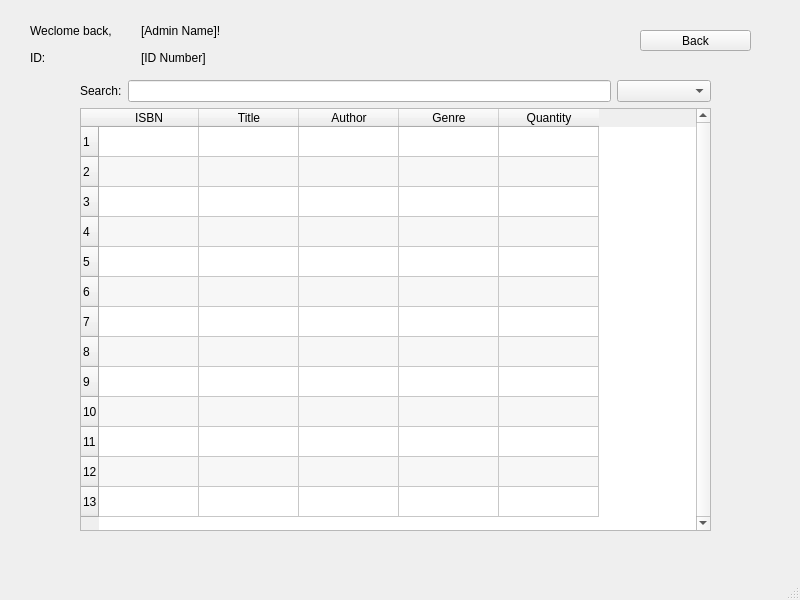
<?xml version="1.0" encoding="UTF-8"?>
<ui version="4.0">
 <class>BookSearch</class>
 <widget class="QMainWindow" name="BookSearch">
  <property name="geometry">
   <rect>
    <x>0</x>
    <y>0</y>
    <width>800</width>
    <height>600</height>
   </rect>
  </property>
  <property name="windowTitle">
   <string>MainWindow</string>
  </property>
  <widget class="QWidget" name="centralwidget">
   <widget class="QPushButton" name="pushButton_back">
    <property name="geometry">
     <rect>
      <x>640</x>
      <y>30</y>
      <width>111</width>
      <height>21</height>
     </rect>
    </property>
    <property name="text">
     <string>Back</string>
    </property>
   </widget>
   <widget class="QWidget" name="layoutWidget">
    <property name="geometry">
     <rect>
      <x>30</x>
      <y>20</y>
      <width>215</width>
      <height>48</height>
     </rect>
    </property>
    <layout class="QVBoxLayout" name="verticalLayout">
     <item>
      <layout class="QVBoxLayout" name="layoutWelcome">
       <item>
        <layout class="QHBoxLayout" name="horizontalLayout">
         <item>
          <widget class="QLabel" name="label_welcome">
           <property name="text">
            <string>Weclome back,</string>
           </property>
          </widget>
         </item>
         <item>
          <widget class="QLabel" name="label_name">
           <property name="text">
            <string>[Admin Name]!</string>
           </property>
          </widget>
         </item>
        </layout>
       </item>
      </layout>
     </item>
     <item>
      <layout class="QHBoxLayout" name="layoutID">
       <item>
        <widget class="QLabel" name="label_id">
         <property name="enabled">
          <bool>true</bool>
         </property>
         <property name="text">
          <string>ID: </string>
         </property>
        </widget>
       </item>
       <item>
        <widget class="QLabel" name="label_idnum">
         <property name="text">
          <string>[ID Number]</string>
         </property>
        </widget>
       </item>
      </layout>
     </item>
    </layout>
   </widget>
   <widget class="QWidget" name="">
    <property name="geometry">
     <rect>
      <x>80</x>
      <y>80</y>
      <width>631</width>
      <height>451</height>
     </rect>
    </property>
    <layout class="QVBoxLayout" name="verticalLayout_2">
     <item>
      <layout class="QHBoxLayout" name="horizontalLayout_3">
       <item>
        <layout class="QHBoxLayout" name="horizontalLayout_2">
         <item>
          <widget class="QLabel" name="label">
           <property name="text">
            <string>Search:</string>
           </property>
          </widget>
         </item>
         <item>
          <widget class="QLineEdit" name="lineEdit_searchBar"/>
         </item>
        </layout>
       </item>
       <item>
        <widget class="QComboBox" name="comboBox_sort">
         <property name="sizeAdjustPolicy">
          <enum>QComboBox::AdjustToContents</enum>
         </property>
         <property name="placeholderText">
          <string>Sort</string>
         </property>
         <item>
          <property name="text">
           <string>Title A - Z</string>
          </property>
         </item>
         <item>
          <property name="text">
           <string>Title Z - A</string>
          </property>
         </item>
         <item>
          <property name="text">
           <string>Author A - Z</string>
          </property>
         </item>
         <item>
          <property name="text">
           <string>Author Z - A</string>
          </property>
         </item>
         <item>
          <property name="text">
           <string>Genre</string>
          </property>
         </item>
        </widget>
       </item>
      </layout>
     </item>
     <item>
      <widget class="QTableWidget" name="tableWidget">
       <property name="sizePolicy">
        <sizepolicy hsizetype="MinimumExpanding" vsizetype="MinimumExpanding">
         <horstretch>0</horstretch>
         <verstretch>0</verstretch>
        </sizepolicy>
       </property>
       <property name="lineWidth">
        <number>1</number>
       </property>
       <property name="verticalScrollBarPolicy">
        <enum>Qt::ScrollBarAlwaysOn</enum>
       </property>
       <property name="alternatingRowColors">
        <bool>true</bool>
       </property>
       <property name="sortingEnabled">
        <bool>true</bool>
       </property>
       <property name="rowCount">
        <number>13</number>
       </property>
       <attribute name="horizontalHeaderCascadingSectionResizes">
        <bool>false</bool>
       </attribute>
       <row/>
       <row/>
       <row/>
       <row/>
       <row/>
       <row/>
       <row/>
       <row/>
       <row/>
       <row/>
       <row/>
       <row/>
       <row/>
       <column>
        <property name="text">
         <string>ISBN</string>
        </property>
       </column>
       <column>
        <property name="text">
         <string>Title</string>
        </property>
       </column>
       <column>
        <property name="text">
         <string>Author</string>
        </property>
       </column>
       <column>
        <property name="text">
         <string>Genre</string>
        </property>
       </column>
       <column>
        <property name="text">
         <string>Quantity</string>
        </property>
       </column>
      </widget>
     </item>
    </layout>
   </widget>
  </widget>
  <widget class="QMenuBar" name="menubar">
   <property name="geometry">
    <rect>
     <x>0</x>
     <y>0</y>
     <width>800</width>
     <height>22</height>
    </rect>
   </property>
  </widget>
  <widget class="QStatusBar" name="statusbar"/>
 </widget>
 <resources/>
 <connections/>
</ui>
